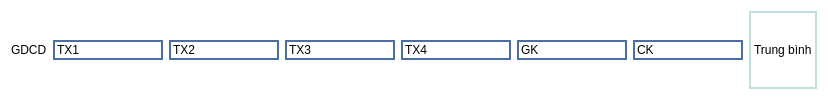
               <widget class="QWidget" name="widget_56" native="true">
                <property name="styleSheet">
                 <string notr="true">background-color: rgb(255, 255, 255);</string>
                </property>
                <layout class="QHBoxLayout" name="horizontalLayout_49">
                 <item>
                  <widget class="QLabel" name="label_97">
                   <property name="text">
                    <string>GDCD</string>
                   </property>
                  </widget>
                 </item>
                 <item>
                  <widget class="QLineEdit" name="lineEdit_256">
                   <property name="styleSheet">
                    <string notr="true">border: 2px solid #4A6FA5;</string>
                   </property>
                   <property name="text">
                    <string>TX1</string>
                   </property>
                  </widget>
                 </item>
                 <item>
                  <widget class="QLineEdit" name="lineEdit_257">
                   <property name="styleSheet">
                    <string notr="true">border: 2px solid #4A6FA5;</string>
                   </property>
                   <property name="text">
                    <string>TX2</string>
                   </property>
                  </widget>
                 </item>
                 <item>
                  <widget class="QLineEdit" name="lineEdit_258">
                   <property name="styleSheet">
                    <string notr="true">border: 2px solid #4A6FA5;</string>
                   </property>
                   <property name="text">
                    <string>TX3</string>
                   </property>
                  </widget>
                 </item>
                 <item>
                  <widget class="QLineEdit" name="lineEdit_259">
                   <property name="styleSheet">
                    <string notr="true">border: 2px solid #4A6FA5;</string>
                   </property>
                   <property name="text">
                    <string>TX4</string>
                   </property>
                  </widget>
                 </item>
                 <item>
                  <widget class="QLineEdit" name="lineEdit_260">
                   <property name="styleSheet">
                    <string notr="true">border: 2px solid #4A6FA5;</string>
                   </property>
                   <property name="text">
                    <string>GK</string>
                   </property>
                  </widget>
                 </item>
                 <item>
                  <widget class="QLineEdit" name="lineEdit_261">
                   <property name="styleSheet">
                    <string notr="true">border: 2px solid #4A6FA5;</string>
                   </property>
                   <property name="text">
                    <string>CK</string>
                   </property>
                  </widget>
                 </item>
                 <item>
                  <widget class="QLabel" name="label_98">
                   <property name="styleSheet">
                    <string notr="true">border: 2px solid #C0E0E0;</string>
                   </property>
                   <property name="text">
                    <string>Trung bình</string>
                   </property>
                  </widget>
                 </item>
                </layout>
               </widget>
